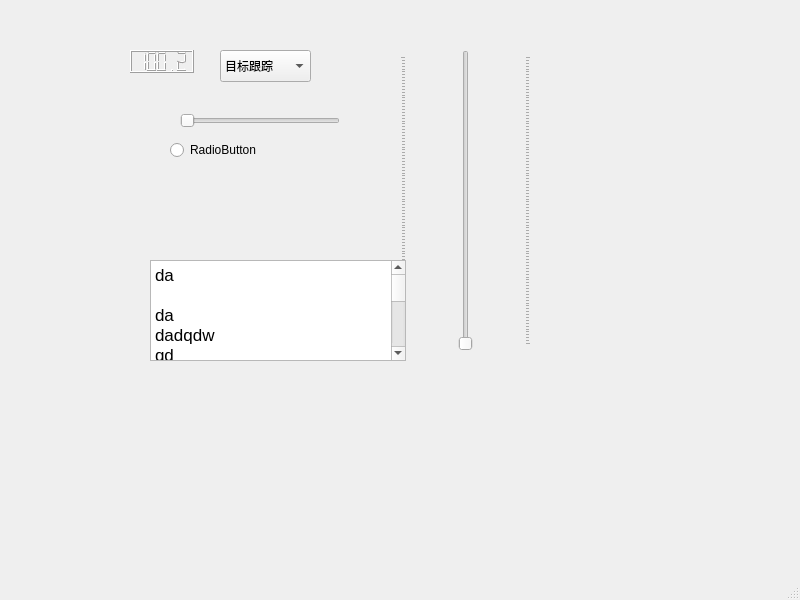
<?xml version="1.0" encoding="UTF-8"?>
<ui version="4.0">
 <class>MainWindow</class>
 <widget class="QMainWindow" name="MainWindow">
  <property name="geometry">
   <rect>
    <x>0</x>
    <y>0</y>
    <width>800</width>
    <height>600</height>
   </rect>
  </property>
  <property name="mouseTracking">
   <bool>true</bool>
  </property>
  <property name="windowTitle">
   <string>MainWindow</string>
  </property>
  <widget class="QWidget" name="centralwidget">
   <widget class="QSlider" name="horizontalSlider">
    <property name="geometry">
     <rect>
      <x>180</x>
      <y>110</y>
      <width>160</width>
      <height>22</height>
     </rect>
    </property>
    <property name="orientation">
     <enum>Qt::Horizontal</enum>
    </property>
   </widget>
   <widget class="QSlider" name="verticalSlider">
    <property name="geometry">
     <rect>
      <x>400</x>
      <y>50</y>
      <width>131</width>
      <height>301</height>
     </rect>
    </property>
    <property name="mouseTracking">
     <bool>false</bool>
    </property>
    <property name="tracking">
     <bool>true</bool>
    </property>
    <property name="orientation">
     <enum>Qt::Vertical</enum>
    </property>
    <property name="tickPosition">
     <enum>QSlider::TicksBothSides</enum>
    </property>
   </widget>
   <widget class="QLCDNumber" name="lcdNumber">
    <property name="geometry">
     <rect>
      <x>130</x>
      <y>50</y>
      <width>64</width>
      <height>23</height>
     </rect>
    </property>
    <property name="font">
     <font>
      <family>Heiti SC</family>
     </font>
    </property>
    <property name="styleSheet">
     <string notr="true">color: rgb(255, 0, 36);</string>
    </property>
    <property name="value" stdset="0">
     <double>100.242999999999995</double>
    </property>
   </widget>
   <widget class="QRadioButton" name="radioButton">
    <property name="geometry">
     <rect>
      <x>170</x>
      <y>140</y>
      <width>99</width>
      <height>20</height>
     </rect>
    </property>
    <property name="text">
     <string>RadioButton</string>
    </property>
   </widget>
   <widget class="QComboBox" name="comboBox">
    <property name="geometry">
     <rect>
      <x>220</x>
      <y>50</y>
      <width>91</width>
      <height>32</height>
     </rect>
    </property>
    <item>
     <property name="text">
      <string>目标跟踪</string>
     </property>
    </item>
    <item>
     <property name="text">
      <string>手势控制</string>
     </property>
    </item>
   </widget>
   <widget class="QTextBrowser" name="textBrowser">
    <property name="geometry">
     <rect>
      <x>150</x>
      <y>260</y>
      <width>256</width>
      <height>101</height>
     </rect>
    </property>
    <property name="html">
     <string>&lt;!DOCTYPE HTML PUBLIC &quot;-//W3C//DTD HTML 4.0//EN&quot; &quot;http://www.w3.org/TR/REC-html40/strict.dtd&quot;&gt;
&lt;html&gt;&lt;head&gt;&lt;meta name=&quot;qrichtext&quot; content=&quot;1&quot; /&gt;&lt;style type=&quot;text/css&quot;&gt;
p, li { white-space: pre-wrap; }
&lt;/style&gt;&lt;/head&gt;&lt;body style=&quot; font-family:'.AppleSystemUIFont'; font-size:13pt; font-weight:400; font-style:normal;&quot;&gt;
&lt;p style=&quot; margin-top:0px; margin-bottom:0px; margin-left:0px; margin-right:0px; -qt-block-indent:0; text-indent:0px;&quot;&gt;da&lt;/p&gt;
&lt;p style=&quot;-qt-paragraph-type:empty; margin-top:0px; margin-bottom:0px; margin-left:0px; margin-right:0px; -qt-block-indent:0; text-indent:0px;&quot;&gt;&lt;br /&gt;&lt;/p&gt;
&lt;p style=&quot; margin-top:0px; margin-bottom:0px; margin-left:0px; margin-right:0px; -qt-block-indent:0; text-indent:0px;&quot;&gt;da&lt;/p&gt;
&lt;p style=&quot; margin-top:0px; margin-bottom:0px; margin-left:0px; margin-right:0px; -qt-block-indent:0; text-indent:0px;&quot;&gt;dadqdw&lt;/p&gt;
&lt;p style=&quot; margin-top:0px; margin-bottom:0px; margin-left:0px; margin-right:0px; -qt-block-indent:0; text-indent:0px;&quot;&gt;qd&lt;/p&gt;
&lt;p style=&quot;-qt-paragraph-type:empty; margin-top:0px; margin-bottom:0px; margin-left:0px; margin-right:0px; -qt-block-indent:0; text-indent:0px;&quot;&gt;&lt;br /&gt;&lt;/p&gt;
&lt;p style=&quot; margin-top:0px; margin-bottom:0px; margin-left:0px; margin-right:0px; -qt-block-indent:0; text-indent:0px;&quot;&gt;ad&lt;/p&gt;
&lt;p style=&quot; margin-top:0px; margin-bottom:0px; margin-left:0px; margin-right:0px; -qt-block-indent:0; text-indent:0px;&quot;&gt;qd&lt;/p&gt;
&lt;p style=&quot; margin-top:0px; margin-bottom:0px; margin-left:0px; margin-right:0px; -qt-block-indent:0; text-indent:0px;&quot;&gt;q&lt;/p&gt;
&lt;p style=&quot; margin-top:0px; margin-bottom:0px; margin-left:0px; margin-right:0px; -qt-block-indent:0; text-indent:0px;&quot;&gt;d&lt;/p&gt;
&lt;p style=&quot; margin-top:0px; margin-bottom:0px; margin-left:0px; margin-right:0px; -qt-block-indent:0; text-indent:0px;&quot;&gt;qd&lt;/p&gt;
&lt;p style=&quot; margin-top:0px; margin-bottom:0px; margin-left:0px; margin-right:0px; -qt-block-indent:0; text-indent:0px;&quot;&gt;w&lt;/p&gt;
&lt;p style=&quot; margin-top:0px; margin-bottom:0px; margin-left:0px; margin-right:0px; -qt-block-indent:0; text-indent:0px;&quot;&gt;q&lt;/p&gt;&lt;/body&gt;&lt;/html&gt;</string>
    </property>
   </widget>
  </widget>
  <widget class="QMenuBar" name="menubar">
   <property name="geometry">
    <rect>
     <x>0</x>
     <y>0</y>
     <width>800</width>
     <height>24</height>
    </rect>
   </property>
  </widget>
  <widget class="QStatusBar" name="statusbar"/>
 </widget>
 <resources/>
 <connections/>
</ui>
